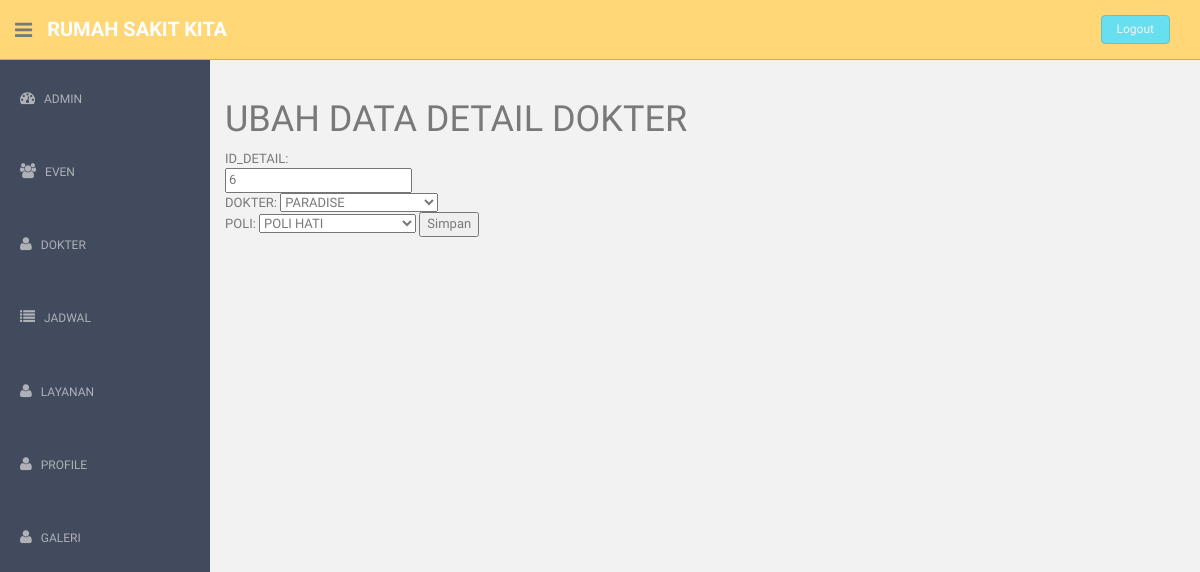
Screenshot of /upddokter.php?id=6 with the database file from the repository.
### tables this page shows
CREATE TABLE IF NOT EXISTS `detail_dokter` (
`id_detail_dokter` int(5) NOT NULL,
  `id_poli` int(5) NOT NULL,
  `id_dokter` int(5) NOT NULL
);

CREATE TABLE IF NOT EXISTS `dokter` (
`id_dokter` int(5) NOT NULL,
  `nama_dokter` varchar(255) NOT NULL,
  `alamat_dokter` varchar(255) NOT NULL,
  `no_telpn_dokter` varchar(15) NOT NULL,
  `riwayat_pendidikan_dokter` varchar(255) NOT NULL,
  `foto` varchar(500) NOT NULL
);

CREATE TABLE IF NOT EXISTS `poli` (
`id_poli` int(11) NOT NULL,
  `nama_poli` varchar(30) NOT NULL
);

### upddokter.php (called while the page is built, shortened)
<?php
require 'pages/dashboard.php';
?>

### libraries/m_dokter.php (called while the page is built, shortened)
<?php
class dokter{
	private $db;
	public function dokter(){
		$this->db = new DBClass();
	}
	public function readddokter($id){
		$query = "SELECT * FROM detail_dokter s JOIN dokter n on
				s.id_dokter = n.id_dokter JOIN poli a on s.id_poli=a.id_poli where id_detail_dokter=".$id;
		return $this->db->getRows($query);
	}
	}
?>

### libraries/DBClass.php (called while the page is built, shortened)
<?php
	class DBClass
	{
		public $host, $user, $password;
		function __construct()
		{
			$this->db = false;
			$this->dbname = 'rumah_sakit';
			$this->host   = 'localhost';
			$this->user   = 'root';
			$this->password = '';
		}
		function connect()
		{
			$this->db = mysql_connect(
				$this->host,
				$this->user,
				$this->password)
			or die("Database Connection Access Error..".mysql_error());
		}
		function getRows($sql)
		{
			$this->rowColl = mysql_query($sql) or die("Error : ".mysql_error());
			$rows  = array();
			while ($row = mysql_fetch_array($this->rowColl, MYSQL_ASSOC))
				$rows[] = $row;
			return $rows;
		}
	}
?>

### pages/v_upddokter.php (the view, shortened to what this page needs)
<?php
require_once('libraries/DBClass.php');
require_once('libraries/m_dokter.php');
$id = $_GET['id'];
$dokter = new dokter();
$data = $dokter->readddokter($id);
?>
<h1>UBAH DATA DETAIL DOKTER</h1>
<?php
foreach($data as $d):?>
<form action="eddokter.php" method="post" enctype="multipart/form-data">
ID_DETAIL: <br />
	<input type="text" value='<?php echo $d['id_detail_dokter']?>' name="in_id" readonly="true"> <br />
DOKTER:
<select name='in_nama'>
<option value="<?php echo $d['id_dokter'];?>"><?php echo $d['nama_dokter'];?></option>
</select>
<br />
POLI:
<select name='in_poli'>
<option value="<?php echo $d['id_poli'];?>"><?php echo $d['nama_poli'];?></option>
</select>
	<input type="submit" name="kirim" value="Simpan">
</form>
<?php endforeach ?>

### assets/css/style.css (style rules this page uses)
body { color: #797979; background: #f2f2f2; font-family: 'Ruda', sans-serif; padding: 0px !important; margin: 0px !important; font-size:13px; }

### rows the page displays
detail_dokter: in_id "6", in_nama "PARADISE", in_poli "POLI HATI"
